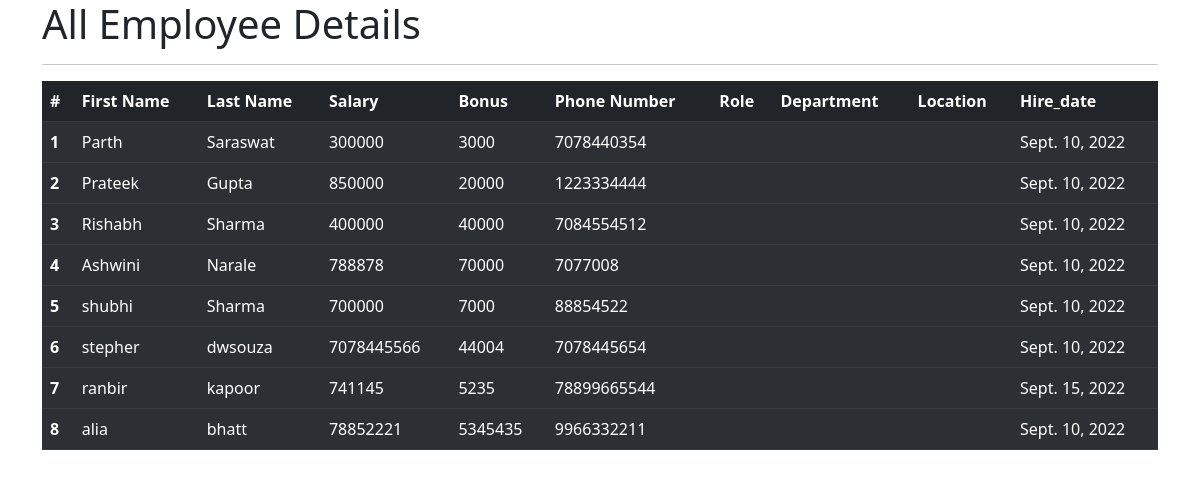
The app's page /all_emp, older data.
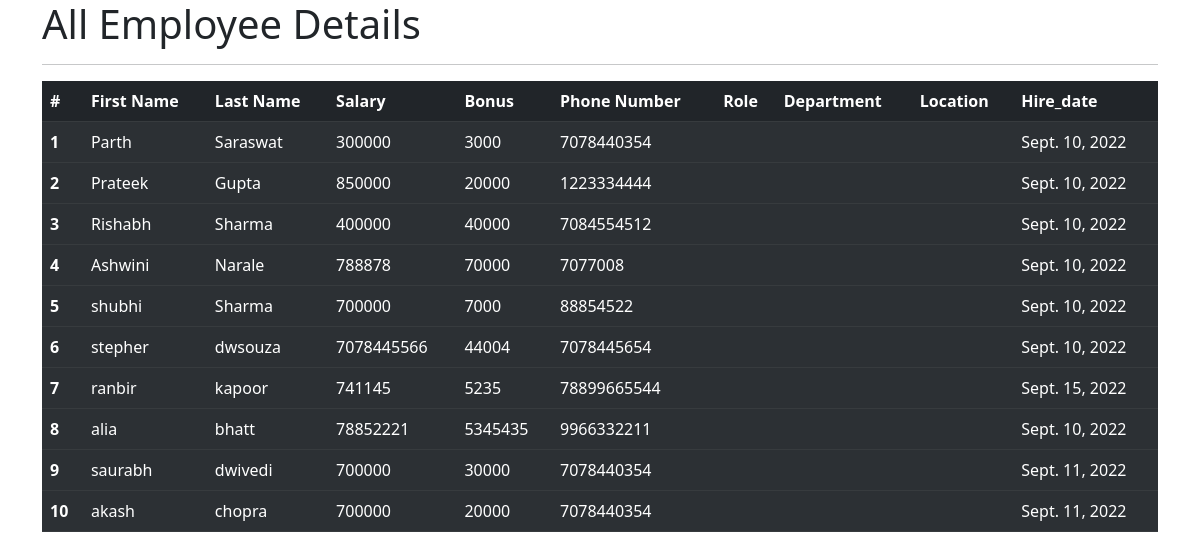
The same page, newer data.
### emp_app/models.py (models this page shows)
class Employee(models.Model):
    first_name = models.CharField(max_length=90, blank=True)
    last_name = models.CharField(max_length=90)
    dept = models.CharField(max_length=90, blank=True)
    salary = models.IntegerField(default=0)
    location = models.CharField(max_length=100, blank=True)
    bonus = models.IntegerField(default=0)
    role = models.CharField(max_length=90, blank=True)
    phone = models.IntegerField(default=0)
    hire_date = models.DateField()
    def __str__(self):
        return "%s %s %s " % (self.first_name, self.last_name, self.role)

### emp_app/views.py (the view)
# urls.py: path('all_emp', views.all_emp, name='all_emp'),
def all_emp(request):
    emps = Employee.objects.all()
    context = {
        'emps': emps
    }
    print(context)
    return render(request, 'view_all_emp.html', context)

### emp_app/templates/view_all_emp.html (shortened to what this page needs)
<!doctype html>
<html lang="en">
<head>
    <link rel="stylesheet" href="https://cdn.jsdelivr.net/npm/bootstrap@5.2.1/dist/css/bootstrap.rtl.min.css"
>
</head>
<body>
<div class="container">
    <h1>All Employee Details</h1>
    <hr/>
    <table class="table table-dark table-striped">
        <thead>
        <tr>
            <th scope="col">#</th>
            <th scope="col">First Name</th>
            <th scope="col">Last Name</th>
            <th scope="col">Salary</th>
            <th scope="col">Bonus</th>
            <th scope="col">Phone Number</th>
            <th scope="col">Role</th>
            <th scope="col">Department</th>
            <th scope="col">Location</th>
            <th scope="col">Hire_date</th>
        </tr>
        </thead>
        {% for emp in emps %}
        <tbody>
        <tr>
            <th scope="row">{{emp.id}}</th>
            <td>{{emp.first_name}}</td>
            <td>{{emp.last_name}}</td>
            <td>{{emp.salary}}</td>
            <td>{{emp.bonus}}</td>
            <td>{{emp.phone}}</td>
            <td>{{emp.dept}}</td>
            <td>{{emp.role}}</td>
            <td>{{emp.location}}</td>
            <td>{{emp.hire_date}}</td>
        </tr>
        {% endfor %}
        </tbody>
    </table>
</div>
</body>
</html>

Row changes from the older to the newer data that the page shows:
added Employee: id "9", first_name "saurabh", last_name "dwivedi", salary "700000", bonus "30000", phone "7078440354", hire_date "Sept. 11, 2022"
added Employee: id "10", first_name "akash", last_name "chopra", salary "700000", bonus "20000", phone "7078440354", hire_date "Sept. 11, 2022"
